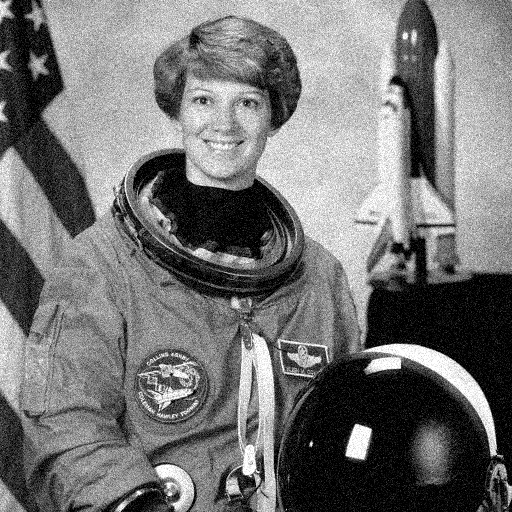
#> input picture proyectos/05_Imagen_Con_Ruido/01_Datos/imagen_1.png, 512 x 512 px; its folder holds 4 pictures in this run; the run also reads 1 picture not shown here
$ python hito3.py
#> lines starting #> are read from the running program, lines starting #| are printed output that depends on the picture
### proyectos/05_Imagen_Con_Ruido/02_Codigo/python/utilidades.py
"""Funciones de apoyo del proyecto «Imagen con ruido». No hace falta modificarlas."""
from pathlib import Path

import matplotlib.pyplot as plt
import numpy as np
from PIL import Image
from scipy import ndimage

DATOS = Path(__file__).resolve().parents[2] / "01_Datos"
FIGURAS = Path(__file__).resolve().parent / "figuras"
FIGURAS.mkdir(exist_ok=True)


def cargar(n, limpia=False):
    """imagen_n.png (o imagen_n_limpia.png, solo n = 1, 2, 3) como matriz float entre 0 y 1."""
    nombre = f"imagen_{n}_limpia.png" if limpia else f"imagen_{n}.png"
    return np.asarray(Image.open(DATOS / nombre), dtype=float) / 255


def guardar_restaurada(n, img):
    """Escribe restaurada_n.png (8 bits) en la carpeta actual."""
    Image.fromarray(np.round(np.clip(img, 0, 1) * 255).astype(np.uint8)).save(f"restaurada_{n}.png")


def psnr(x, ref):
    """PSNR en dB con pico 1."""
    return 10 * np.log10(1 / np.mean((np.clip(x, 0, 1) - ref) ** 2))


def ssim(x, ref, sigma=1.5):
    """SSIM medio (Wang et al., 2004) con ventana gaussiana σ = 1,5 px, L = 1."""
    x = np.clip(x, 0, 1)
    c1, c2 = 0.01 ** 2, 0.03 ** 2
    f = lambda a: ndimage.gaussian_filter(a, sigma, mode="reflect", truncate=3.5)
    mx, my = f(x), f(ref)
    vx, vy, cxy = f(x * x) - mx ** 2, f(ref * ref) - my ** 2, f(x * ref) - mx * my
    m = ((2 * mx * my + c1) * (2 * cxy + c2)) / ((mx ** 2 + my ** 2 + c1) * (vx + vy + c2))
    return float(m.mean())


# [32 lines left out: functions filtrar_sep, placa_zonal, espectro_2d, frecuencias_2d, guardar, not called in this run]

### proyectos/05_Imagen_Con_Ruido/02_Codigo/python/hito3.py
"""Hito 3: estadística del ruido. Completa las partes marcadas con TODO."""
import numpy as np
from scipy import ndimage

from utilidades import cargar, psnr, ssim

y1, x1 = cargar(1), cargar(1, limpia=True)
#> call 2 of cargar, with n = 1, limpia = True
#> in cargar (call 2), `nombre = f"imagen_{n}_limpia.png" if limpia else f"imagen_{n}.png"`: nombre = 'imagen_1_limpia.png'
#> in cargar (call 2), `return np.asarray(Image.open(DATOS / nombre), dtype=float) / 255`:
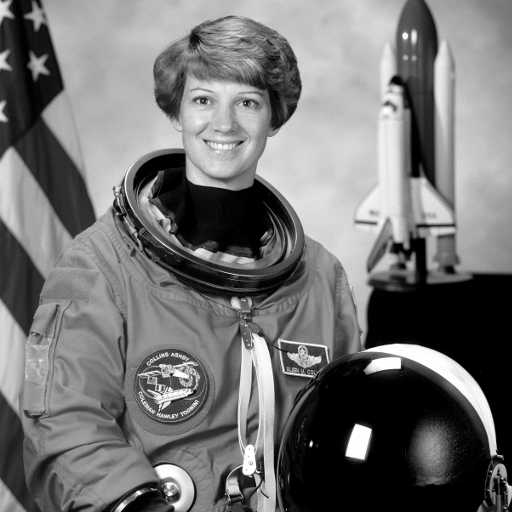
#> returned value: shape (512, 512) float64; min 0, max 1, mean 0.453
r = y1 - x1
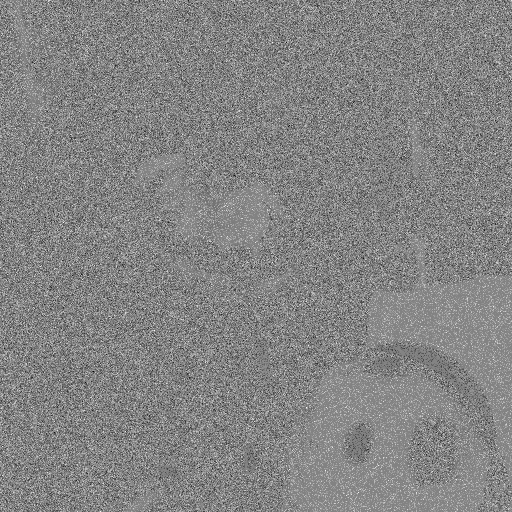
#> r: shape (512, 512) float64; min -0.353, max 0.337, mean 0.00478; drawn with min black and max white
print(f"imagen 1: media del residuo = {r.mean():.4f}, σ = {r.std():.4f}")
#| imagen 1: media del residuo = 0.0048, σ = 0.0754
# TODO: histograma del residuo con su gaussiana; autocorrelación 2D (con fft2: |R|² y ifft2).


def estimar_sigma(img):
    """TODO: σ del ruido sin la imagen limpia (por ejemplo, con el núcleo N de la teoría mínima
    y la mediana de |img * N|)."""
    return 0.0


def wiener_local(img, sigma, k=5):
    """TODO: media y varianza en ventanas k×k y x̂ = m + max(v − σ², 0)/v · (y − m)."""
    return img


print(f"σ estimada en la imagen 1: {estimar_sigma(y1):.4f}")
#| σ estimada en la imagen 1: 0.0000
# TODO: Monte Carlo del estimador (varias σ, 20 realizaciones).
# TODO: diagnóstico de las seis imágenes: fracción de impulsos, picos del espectro, σ,
#       pendiente de la varianza local frente a la media local en zonas planas.
r = wiener_local(y1, estimar_sigma(y1))
print(f"Wiener local: PSNR = {psnr(r, x1):.2f} dB, SSIM = {ssim(r, x1):.3f}")
#> in ssim, `mx, my = f(x), f(ref)`:
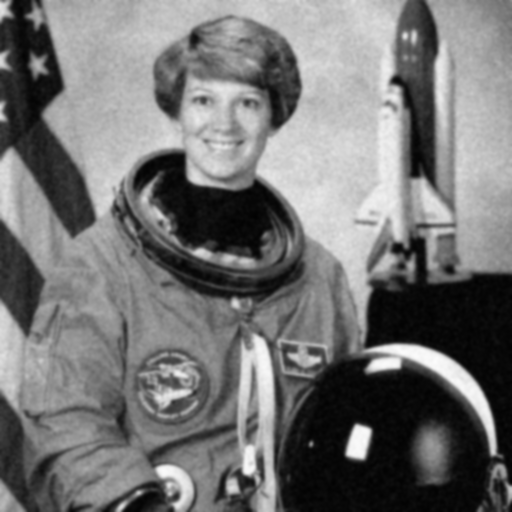
#> mx: shape (512, 512) float64; min 0.0078, max 0.988, mean 0.457
#> in ssim, `vx, vy, cxy = f(x * x) - mx ** 2, f(ref * ref) - my ** 2, f(x * ref) -..`:
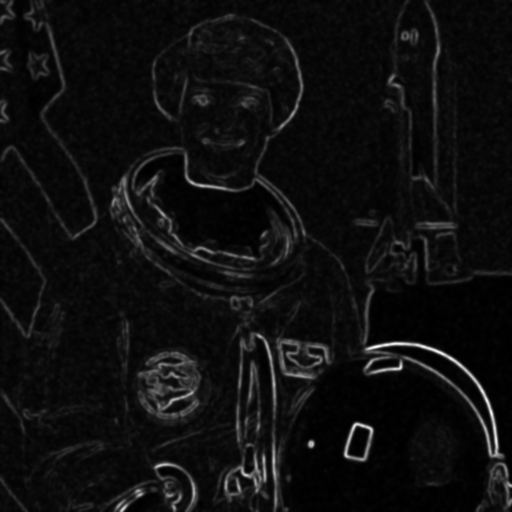
#> vx: shape (512, 512) float64; min 0.000395, max 0.177, mean 0.011; drawn with min black and max white
#> in ssim, `m = ((2 * mx * my + c1) * (2 * cxy + c2)) / ((mx ** 2 + my ** 2 + c1) ..`:
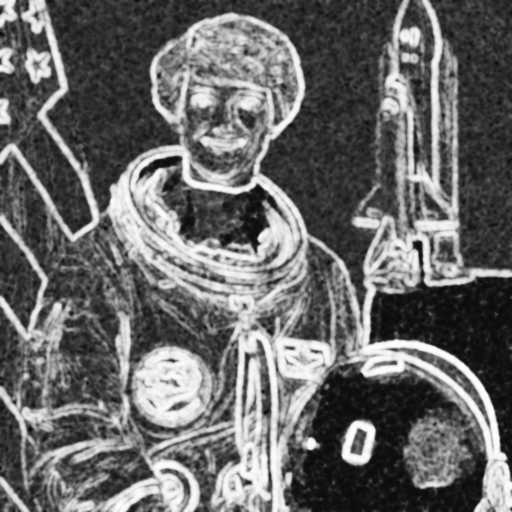
#> m: shape (512, 512) float64; min -0.047, max 0.995, mean 0.384; drawn with min black and max white
#| Wiener local: PSNR = 22.44 dB, SSIM = 0.384
# TODO: mediana que solo sustituye los impulsos (imagen 2) y Anscombe para el ruido de Poisson.
